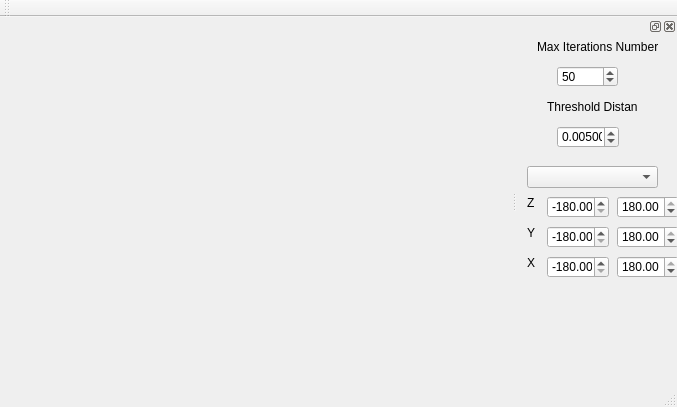
<?xml version="1.0" encoding="UTF-8"?>
<ui version="4.0">
 <class>IKApplicationClass</class>
 <widget class="QMainWindow" name="IKApplicationClass">
  <property name="geometry">
   <rect>
    <x>0</x>
    <y>0</y>
    <width>677</width>
    <height>407</height>
   </rect>
  </property>
  <property name="windowTitle">
   <string>IKApplication</string>
  </property>
  <widget class="QWidget" name="centralWidget"/>
  <widget class="QMenuBar" name="menuBar">
   <property name="geometry">
    <rect>
     <x>0</x>
     <y>0</y>
     <width>677</width>
     <height>21</height>
    </rect>
   </property>
  </widget>
  <widget class="QToolBar" name="mainToolBar">
   <attribute name="toolBarArea">
    <enum>TopToolBarArea</enum>
   </attribute>
   <attribute name="toolBarBreak">
    <bool>false</bool>
   </attribute>
  </widget>
  <widget class="QStatusBar" name="statusBar"/>
  <widget class="QDockWidget" name="dockWidget">
   <property name="minimumSize">
    <size>
     <width>160</width>
     <height>38</height>
    </size>
   </property>
   <property name="allowedAreas">
    <set>Qt::RightDockWidgetArea</set>
   </property>
   <attribute name="dockWidgetArea">
    <number>2</number>
   </attribute>
   <widget class="QWidget" name="dockWidgetContents">
    <widget class="QDoubleSpinBox" name="doubleSpinBox">
     <property name="geometry">
      <rect>
       <x>40</x>
       <y>90</y>
       <width>62</width>
       <height>22</height>
      </rect>
     </property>
     <property name="decimals">
      <number>5</number>
     </property>
     <property name="singleStep">
      <double>0.001000000000000</double>
     </property>
     <property name="value">
      <double>0.005000000000000</double>
     </property>
    </widget>
    <widget class="QSpinBox" name="spinBox">
     <property name="geometry">
      <rect>
       <x>40</x>
       <y>30</y>
       <width>61</width>
       <height>21</height>
      </rect>
     </property>
     <property name="maximum">
      <number>99999</number>
     </property>
     <property name="value">
      <number>50</number>
     </property>
    </widget>
    <widget class="QLabel" name="label">
     <property name="geometry">
      <rect>
       <x>20</x>
       <y>0</y>
       <width>121</width>
       <height>21</height>
      </rect>
     </property>
     <property name="text">
      <string>Max Iterations Number</string>
     </property>
    </widget>
    <widget class="QLabel" name="label_2">
     <property name="geometry">
      <rect>
       <x>30</x>
       <y>60</y>
       <width>91</width>
       <height>21</height>
      </rect>
     </property>
     <property name="text">
      <string>Threshold Distance</string>
     </property>
    </widget>
    <widget class="QLabel" name="label_3">
     <property name="geometry">
      <rect>
       <x>10</x>
       <y>160</y>
       <width>47</width>
       <height>13</height>
      </rect>
     </property>
     <property name="text">
      <string>Z</string>
     </property>
    </widget>
    <widget class="QLabel" name="label_4">
     <property name="geometry">
      <rect>
       <x>10</x>
       <y>190</y>
       <width>47</width>
       <height>13</height>
      </rect>
     </property>
     <property name="text">
      <string>Y</string>
     </property>
    </widget>
    <widget class="QLabel" name="label_5">
     <property name="geometry">
      <rect>
       <x>10</x>
       <y>220</y>
       <width>47</width>
       <height>13</height>
      </rect>
     </property>
     <property name="text">
      <string>X</string>
     </property>
    </widget>
    <widget class="QDoubleSpinBox" name="zMin">
     <property name="geometry">
      <rect>
       <x>30</x>
       <y>160</y>
       <width>62</width>
       <height>22</height>
      </rect>
     </property>
     <property name="minimum">
      <double>-180.000000000000000</double>
     </property>
     <property name="maximum">
      <double>180.000000000000000</double>
     </property>
     <property name="value">
      <double>-180.000000000000000</double>
     </property>
    </widget>
    <widget class="QDoubleSpinBox" name="zMax">
     <property name="geometry">
      <rect>
       <x>100</x>
       <y>160</y>
       <width>62</width>
       <height>22</height>
      </rect>
     </property>
     <property name="minimum">
      <double>-180.000000000000000</double>
     </property>
     <property name="maximum">
      <double>180.000000000000000</double>
     </property>
     <property name="value">
      <double>180.000000000000000</double>
     </property>
    </widget>
    <widget class="QDoubleSpinBox" name="yMin">
     <property name="geometry">
      <rect>
       <x>30</x>
       <y>190</y>
       <width>62</width>
       <height>22</height>
      </rect>
     </property>
     <property name="minimum">
      <double>-180.000000000000000</double>
     </property>
     <property name="maximum">
      <double>180.000000000000000</double>
     </property>
     <property name="value">
      <double>-180.000000000000000</double>
     </property>
    </widget>
    <widget class="QDoubleSpinBox" name="yMax">
     <property name="geometry">
      <rect>
       <x>100</x>
       <y>190</y>
       <width>62</width>
       <height>22</height>
      </rect>
     </property>
     <property name="minimum">
      <double>-180.000000000000000</double>
     </property>
     <property name="maximum">
      <double>180.000000000000000</double>
     </property>
     <property name="value">
      <double>180.000000000000000</double>
     </property>
    </widget>
    <widget class="QDoubleSpinBox" name="xMin">
     <property name="geometry">
      <rect>
       <x>30</x>
       <y>220</y>
       <width>62</width>
       <height>22</height>
      </rect>
     </property>
     <property name="minimum">
      <double>-180.000000000000000</double>
     </property>
     <property name="maximum">
      <double>180.000000000000000</double>
     </property>
     <property name="value">
      <double>-180.000000000000000</double>
     </property>
    </widget>
    <widget class="QDoubleSpinBox" name="xMax">
     <property name="geometry">
      <rect>
       <x>100</x>
       <y>220</y>
       <width>62</width>
       <height>22</height>
      </rect>
     </property>
     <property name="minimum">
      <double>-180.000000000000000</double>
     </property>
     <property name="maximum">
      <double>180.000000000000000</double>
     </property>
     <property name="value">
      <double>180.000000000000000</double>
     </property>
    </widget>
    <widget class="QComboBox" name="comboBox">
     <property name="geometry">
      <rect>
       <x>10</x>
       <y>130</y>
       <width>131</width>
       <height>22</height>
      </rect>
     </property>
    </widget>
    <widget class="QDoubleSpinBox" name="lamdaZ">
     <property name="geometry">
      <rect>
       <x>170</x>
       <y>160</y>
       <width>62</width>
       <height>22</height>
      </rect>
     </property>
     <property name="decimals">
      <number>4</number>
     </property>
     <property name="maximum">
      <double>999999.000000000000000</double>
     </property>
     <property name="singleStep">
      <double>0.000100000000000</double>
     </property>
     <property name="value">
      <double>1.000000000000000</double>
     </property>
    </widget>
    <widget class="QDoubleSpinBox" name="lamdaY">
     <property name="geometry">
      <rect>
       <x>170</x>
       <y>190</y>
       <width>62</width>
       <height>22</height>
      </rect>
     </property>
     <property name="decimals">
      <number>4</number>
     </property>
     <property name="maximum">
      <double>999999.000000000000000</double>
     </property>
     <property name="singleStep">
      <double>0.000100000000000</double>
     </property>
     <property name="value">
      <double>1.000000000000000</double>
     </property>
    </widget>
    <widget class="QDoubleSpinBox" name="lamdaX">
     <property name="geometry">
      <rect>
       <x>170</x>
       <y>220</y>
       <width>62</width>
       <height>22</height>
      </rect>
     </property>
     <property name="decimals">
      <number>4</number>
     </property>
     <property name="maximum">
      <double>999999.000000000000000</double>
     </property>
     <property name="singleStep">
      <double>0.000100000000000</double>
     </property>
     <property name="value">
      <double>1.000000000000000</double>
     </property>
    </widget>
   </widget>
  </widget>
 </widget>
 <layoutdefault spacing="6" margin="11"/>
 <resources>
  <include location="IKApplication.qrc"/>
 </resources>
 <connections>
  <connection>
   <sender>zMin</sender>
   <signal>valueChanged(double)</signal>
   <receiver>IKApplicationClass</receiver>
   <slot>setZMin(double)</slot>
   <hints>
    <hint type="sourcelabel">
     <x>500</x>
     <y>225</y>
    </hint>
    <hint type="destinationlabel">
     <x>299</x>
     <y>199</y>
    </hint>
   </hints>
  </connection>
  <connection>
   <sender>comboBox</sender>
   <signal>currentIndexChanged(int)</signal>
   <receiver>IKApplicationClass</receiver>
   <slot>changeComboboxItem(int)</slot>
   <hints>
    <hint type="sourcelabel">
     <x>515</x>
     <y>195</y>
    </hint>
    <hint type="destinationlabel">
     <x>299</x>
     <y>199</y>
    </hint>
   </hints>
  </connection>
  <connection>
   <sender>zMax</sender>
   <signal>valueChanged(double)</signal>
   <receiver>IKApplicationClass</receiver>
   <slot>setZMax(double)</slot>
   <hints>
    <hint type="sourcelabel">
     <x>570</x>
     <y>225</y>
    </hint>
    <hint type="destinationlabel">
     <x>299</x>
     <y>199</y>
    </hint>
   </hints>
  </connection>
  <connection>
   <sender>yMax</sender>
   <signal>valueChanged(double)</signal>
   <receiver>IKApplicationClass</receiver>
   <slot>setYMax(double)</slot>
   <hints>
    <hint type="sourcelabel">
     <x>570</x>
     <y>255</y>
    </hint>
    <hint type="destinationlabel">
     <x>299</x>
     <y>199</y>
    </hint>
   </hints>
  </connection>
  <connection>
   <sender>yMin</sender>
   <signal>valueChanged(double)</signal>
   <receiver>IKApplicationClass</receiver>
   <slot>setYMin(double)</slot>
   <hints>
    <hint type="sourcelabel">
     <x>500</x>
     <y>255</y>
    </hint>
    <hint type="destinationlabel">
     <x>299</x>
     <y>199</y>
    </hint>
   </hints>
  </connection>
  <connection>
   <sender>xMax</sender>
   <signal>valueChanged(double)</signal>
   <receiver>IKApplicationClass</receiver>
   <slot>setXMax(double)</slot>
   <hints>
    <hint type="sourcelabel">
     <x>570</x>
     <y>285</y>
    </hint>
    <hint type="destinationlabel">
     <x>299</x>
     <y>199</y>
    </hint>
   </hints>
  </connection>
  <connection>
   <sender>xMin</sender>
   <signal>valueChanged(double)</signal>
   <receiver>IKApplicationClass</receiver>
   <slot>setXMin(double)</slot>
   <hints>
    <hint type="sourcelabel">
     <x>500</x>
     <y>285</y>
    </hint>
    <hint type="destinationlabel">
     <x>299</x>
     <y>199</y>
    </hint>
   </hints>
  </connection>
  <connection>
   <sender>lamdaZ</sender>
   <signal>valueChanged(double)</signal>
   <receiver>IKApplicationClass</receiver>
   <slot>setLamdaZ(double)</slot>
   <hints>
    <hint type="sourcelabel">
     <x>627</x>
     <y>225</y>
    </hint>
    <hint type="destinationlabel">
     <x>338</x>
     <y>203</y>
    </hint>
   </hints>
  </connection>
  <connection>
   <sender>lamdaY</sender>
   <signal>valueChanged(double)</signal>
   <receiver>IKApplicationClass</receiver>
   <slot>setLamdaY(double)</slot>
   <hints>
    <hint type="sourcelabel">
     <x>627</x>
     <y>255</y>
    </hint>
    <hint type="destinationlabel">
     <x>338</x>
     <y>203</y>
    </hint>
   </hints>
  </connection>
  <connection>
   <sender>lamdaX</sender>
   <signal>valueChanged(double)</signal>
   <receiver>IKApplicationClass</receiver>
   <slot>setLamdaX(double)</slot>
   <hints>
    <hint type="sourcelabel">
     <x>627</x>
     <y>285</y>
    </hint>
    <hint type="destinationlabel">
     <x>338</x>
     <y>203</y>
    </hint>
   </hints>
  </connection>
 </connections>
 <slots>
  <slot>changeComboboxItem(int)</slot>
  <slot>setZMin(double)</slot>
  <slot>setYMin(double)</slot>
  <slot>setXMin(double)</slot>
  <slot>setZMax(double)</slot>
  <slot>setYMax(double)</slot>
  <slot>setXMax(double)</slot>
  <slot>setLamdaZ(double)</slot>
  <slot>setLamdaY(double)</slot>
  <slot>setLamdaX(double)</slot>
 </slots>
</ui>
